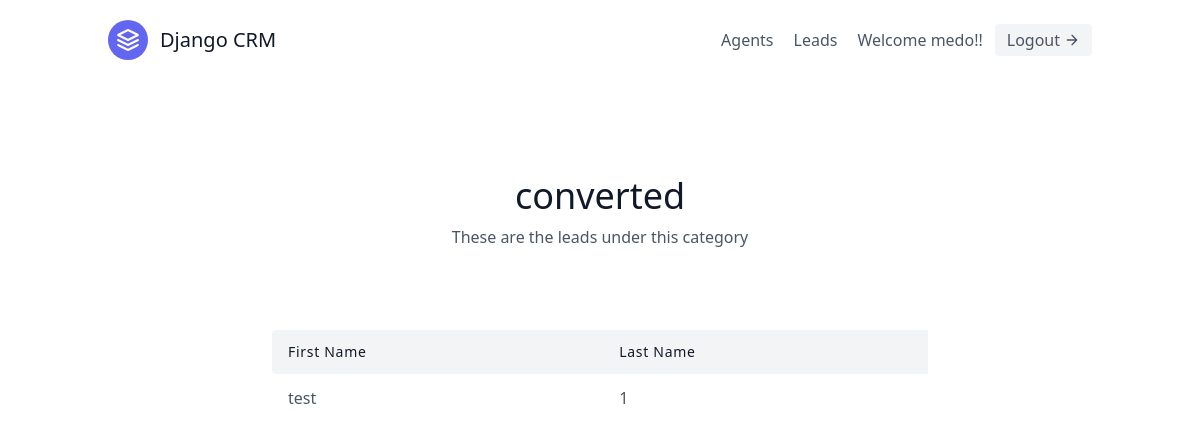
The app's page /base/categories/2/ (signed in) with its own data.
### base/models.py (models this page shows, shortened)
class User(AbstractUser):
    is_organisor = models.BooleanField(default= True)
    is_agent = models.BooleanField(default=False)

class Category(models.Model):
    name = models.CharField(max_length=30)
    organisation = models.ForeignKey(UserProfile, on_delete=models.CASCADE)

class Lead(models.Model):
    first_name = models.CharField(max_length= 30)
    last_name = models.CharField(max_length= 30)
    age = models.IntegerField(default=0)
    organisation = models.ForeignKey(UserProfile, on_delete=models.CASCADE)
    agent = models.ForeignKey("Agent", null= True, blank= True, on_delete= models.SET_NULL)
    category = models.ForeignKey('Category', related_name='leads', null= True, blank= True, on_delete=models.SET_NULL)
    description = models.TextField()
    date_added = models.DateTimeField(auto_now_add= True)
    phone_number = models.CharField(max_length=15)
    email = models.EmailField()

### base/views.py (the view)
# urls.py: path('categories/<int:pk>/', CategoryDetailView.as_view(), name='category-detail'),
class CategoryDetailView(LoginRequiredMixin, DetailView):
    template_name = 'base/category_detail.html'
    context_object_name = 'category'
    def get_queryset(self):
        user = self.request.user
        if user.is_organisor:
            queryset = Category.objects.filter(organisation = user.userprofile)
        else:
            queryset = Category.objects.filter(organisation= user.agent.organisation)
        return queryset

### base/templates/base/category_detail.html
{% extends 'base.html' %}
{% block content %}
    <section class="text-gray-600 body-font">
    <div class="container px-5 py-24 mx-auto">
        <div class="flex flex-col text-center w-full mb-20">
        <h1 class="sm:text-4xl text-3xl font-medium title-font mb-2 text-gray-900">{{ category.name }}</h1>
        <p class="lg:w-2/3 mx-auto leading-relaxed text-base">
            These are the leads under this category
        </p>
        </div>
        <div class="lg:w-2/3 w-full mx-auto overflow-auto">
        <table class="table-auto w-full text-left whitespace-no-wrap">
            <thead>
            <tr>
                <th class="px-4 py-3 title-font tracking-wider font-medium text-gray-900 text-sm bg-gray-100 rounded-tl rounded-bl">First Name</th>
                <th class="px-4 py-3 title-font tracking-wider font-medium text-gray-900 text-sm bg-gray-100">Last Name</th>
            </tr>
            </thead>
            <tbody>
            {% for lead in category.leads.all %}
            <tr>
                <td class="px-4 py-3">
                    <a class ='hover:text-blue-500' href="{% url 'base:lead-detail' lead.pk %}">{{ lead.first_name }}</a>
                </td>
                <td class="px-4 py-3">{{ lead.last_name}}</td>
            </tr>
            {% endfor %}
            </tbody>
        </table>
        </div>
    </div>
    </section>
{% endblock content %}

### templates/navbar.html (shortened to what this page needs)
<header class="text-gray-600 body-font">
    <div class="container mx-auto flex flex-wrap p-5 flex-col md:flex-row items-center">
      <a class="flex title-font font-medium items-center text-gray-900 mb-4 md:mb-0">
        <svg xmlns="http://www.w3.org/2000/svg" fill="none" stroke="currentColor" stroke-linecap="round" stroke-linejoin="round" stroke-width="2" class="w-10 h-10 text-white p-2 bg-indigo-500 rounded-full" viewBox="0 0 24 24">
          <path d="M12 2L2 7l10 5 10-5-10-5zM2 17l10 5 10-5M2 12l10 5 10-5"></path>
        </svg>
        <span class="ml-3 text-xl">Django CRM</span>
      </a>
      <nav class="md:ml-auto flex flex-wrap items-center text-base justify-center">
        {% if not request.user.is_authenticated %}
        <a href="{% url 'signup' %}" class="mr-5 hover:text-gray-900">Sign Up</a>
        {% else %}
          {% if request.user.is_organisor %}
          <a href="{% url 'agents:agent-list' %}" class="mr-5 hover:text-gray-900">Agents</a>
          {% endif %}
          <a href="{% url 'base:lead-list' %}" class="mr-5 hover:text-gray-900">Leads</a>
        {% endif %}
      </nav>
      {% if request.user.is_authenticated %}
        Welcome {{ request.user.username }}!!
        <a href="{% url 'logout' %}"  class="ml-3 inline-flex items-center bg-gray-100 border-0 py-1 px-3 focus:outline-none hover:bg-gray-200 rounded text-base mt-4 md:mt-0">
          Logout
          <svg fill="none" stroke="currentColor" stroke-linecap="round" stroke-linejoin="round" stroke-width="2" class="w-4 h-4 ml-1" viewBox="0 0 24 24">
            <path d="M5 12h14M12 5l7 7-7 7"></path>
          </svg>
        </a>
      {% endif %}
    </div>
  </header>

### records on screen
User: user.username "medo"
Category: name "converted"
Lead: first_name "test", last_name "1"
